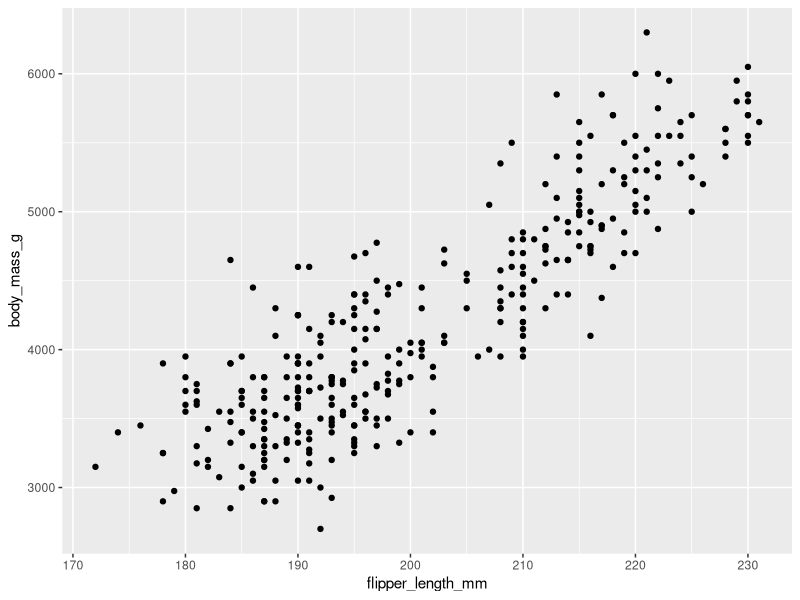
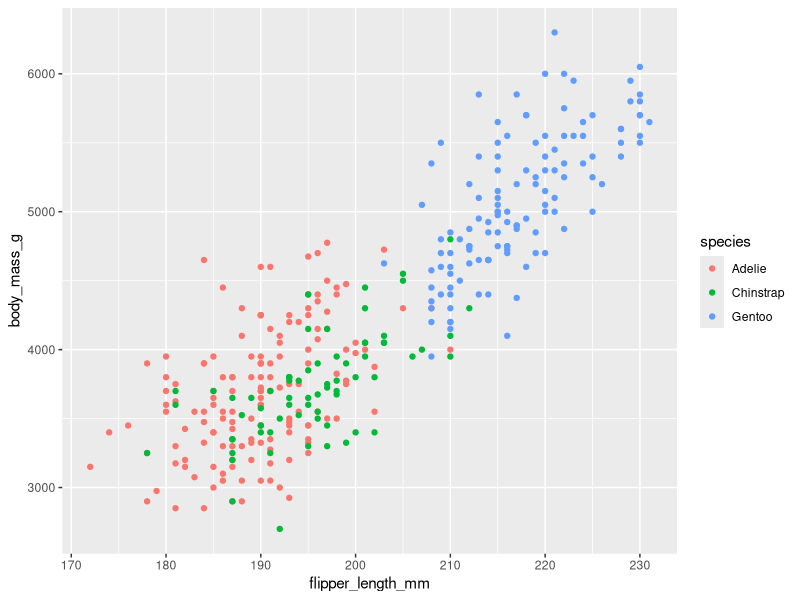
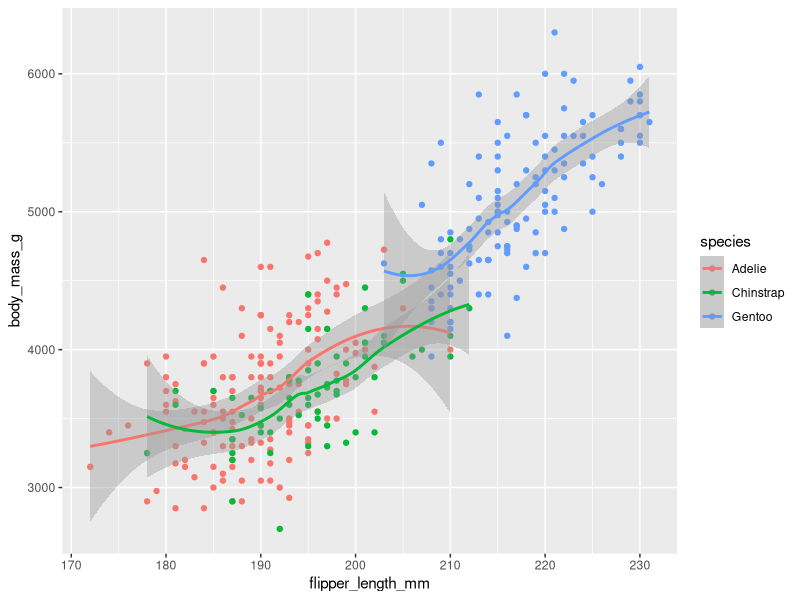
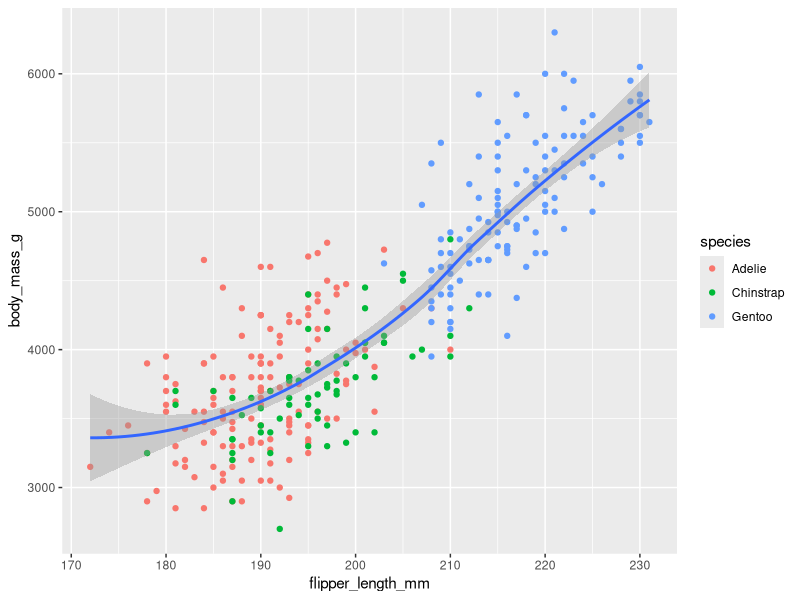
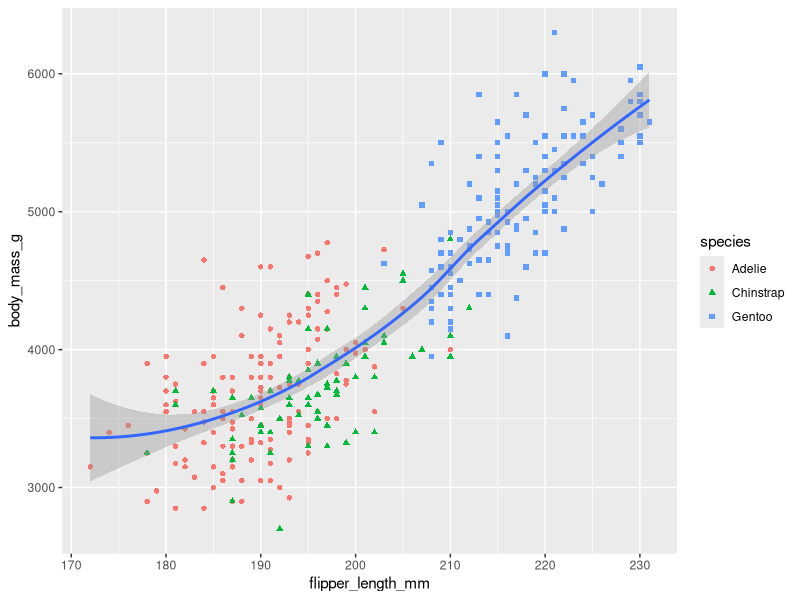
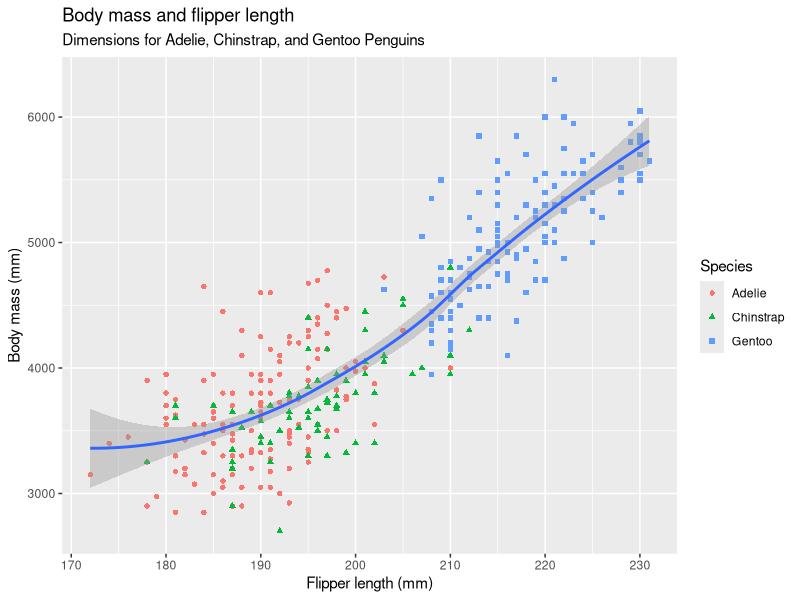
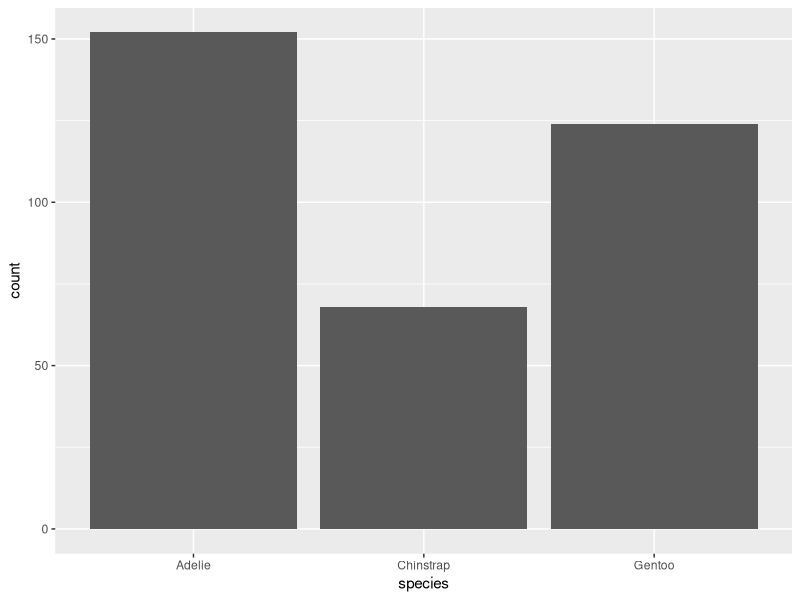
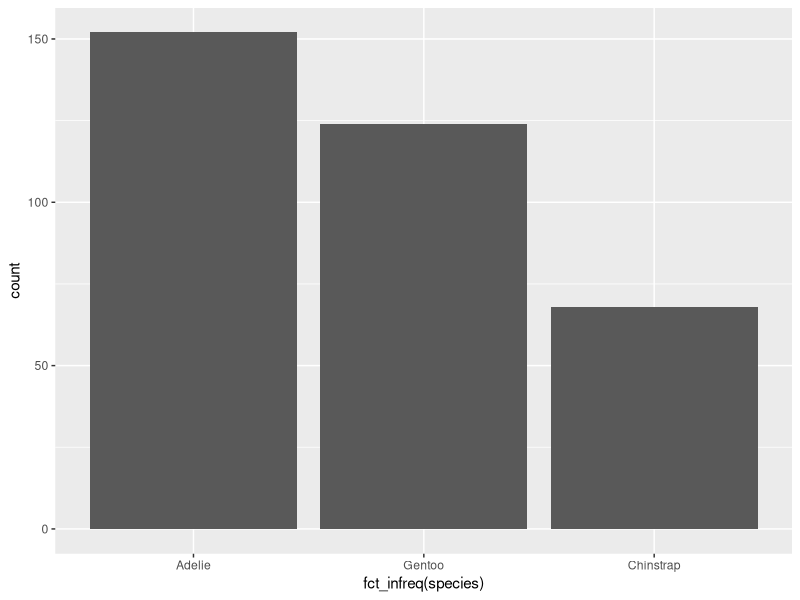

Here is the R script that generated these plots, in order:
## ---- chunk 1
# tidyverse (8 packages) : import, transform, tidy, and visualize 
library(tidyverse)

## ---- chunk 2
library(palmerpenguins)

penguins
## ---- chunk 3
glimpse(penguins)

library(skimr)

skim(penguins)
## ---- chunk 4
view(penguins)
## ---- chunk 5
#our goal
data_viz_goal<-ggplot(penguins, 
       aes(x = flipper_length_mm, y = body_mass_g)) +
  geom_point(aes(color = species, shape = species)) +
  geom_smooth() +
  labs(
    title = "Body mass and flipper length",
    subtitle = "Dimensions for Adelie, Chinstrap, and Gentoo Penguins",
    x = "Flipper length (mm)", 
    y = "Body mass (mm)",
    color = "Species", 
    shape = "Species")
## ---- chunk 6
ggplot(data = penguins,
       mapping = aes(x=flipper_length_mm, y=body_mass_g))+
  geom_point()

#we will address the warning message next lesson :)
penguins %>% 
  select(species, flipper_length_mm, body_mass_g) %>% 
  filter(is.na(body_mass_g) | is.na(flipper_length_mm))
## ---- chunk 7

ggplot(data = penguins,
       mapping = aes(x = flipper_length_mm, y = body_mass_g,
                     color = species)) +
  geom_point()
## ---- chunk 8
ggplot(data = penguins,
       mapping = aes(x = flipper_length_mm, y = body_mass_g,
                     color = species)) +  #color at global level
  geom_point() +
  geom_smooth()


ggplot(data = penguins,
       mapping = aes(x = flipper_length_mm, y = body_mass_g)) +  
  geom_point(mapping = aes(color = species)) + #color at local level
  geom_smooth()
## ---- chunk 9
ggplot(data = penguins,
       mapping = aes(x = flipper_length_mm, y = body_mass_g)) +
  geom_point(mapping = aes(color = species, shape = species)) +
  geom_smooth()

## ---- chunk 10
ggplot(penguins, 
       aes(x = flipper_length_mm, y = body_mass_g)) +
  geom_point(aes(color = species, shape = species)) +
  geom_smooth() +
  labs(
    title = "Body mass and flipper length",
    subtitle = "Dimensions for Adelie, Chinstrap, and Gentoo Penguins",
    x = "Flipper length (mm)", 
    y = "Body mass (mm)",
    color = "Species", 
    shape = "Species")
## ---- chunk 11
ggplot(penguins,
       aes(x=species))+
  geom_bar()

  
ggplot(penguins,
       aes(x=fct_infreq(species)))+
  geom_bar()

## ---- chunk 12
#density plot
ggplot(penguins, aes(x = body_mass_g)) +
  geom_density()

# histogram
ggplot(penguins, aes(x = body_mass_g)) +
  geom_histogram(binwidth = 200)
## ---- chunk 13
#boxplot

ggplot(penguins, aes(x = species, y = body_mass_g)) +
  geom_boxplot()

#density plot
ggplot(penguins, aes(x = body_mass_g, color = species, fill = species)) +
  geom_density(alpha = 0.5)
## ---- chunk 14
ggplot(penguins, aes(x = island, fill = species)) +
  geom_bar()

ggplot(penguins, aes(x = island, fill = species)) +
  geom_bar(position = "fill")

## ---- chunk 15
ggplot(penguins, aes(x = flipper_length_mm, y = body_mass_g)) +
  geom_point()

## ---- chunk 16
ggplot(penguins, aes(x = flipper_length_mm, y = body_mass_g)) +
  geom_point(aes(color = species, shape = island))

ggplot(penguins, aes(x = flipper_length_mm, y = body_mass_g)) +
  geom_point(aes(color = species, shape = species))+
  facet_wrap(~island)

